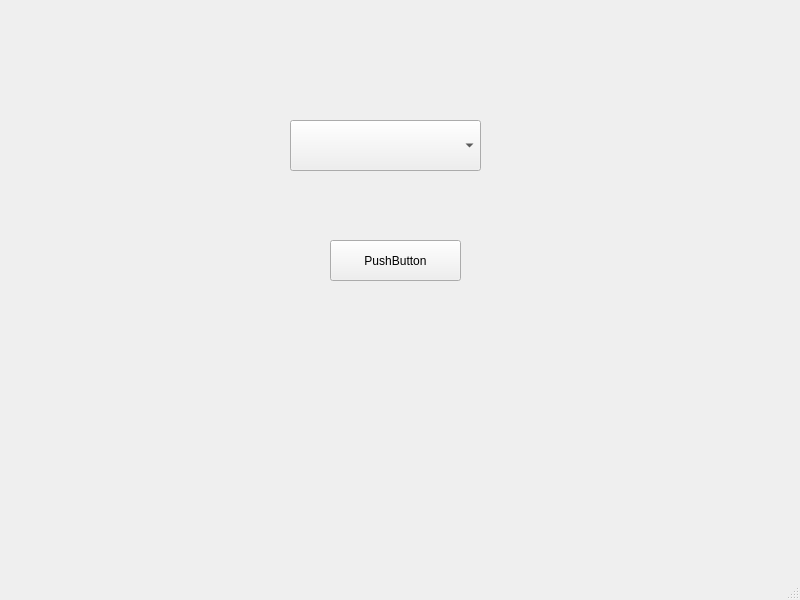
<?xml version="1.0" encoding="UTF-8"?>
<ui version="4.0">
 <class>MainWindow</class>
 <widget class="QMainWindow" name="MainWindow">
  <property name="geometry">
   <rect>
    <x>0</x>
    <y>0</y>
    <width>800</width>
    <height>600</height>
   </rect>
  </property>
  <property name="windowTitle">
   <string>MainWindow</string>
  </property>
  <widget class="QWidget" name="centralwidget">
   <widget class="QComboBox" name="comboBox">
    <property name="geometry">
     <rect>
      <x>290</x>
      <y>120</y>
      <width>191</width>
      <height>51</height>
     </rect>
    </property>
   </widget>
   <widget class="QPushButton" name="pushButton">
    <property name="geometry">
     <rect>
      <x>330</x>
      <y>240</y>
      <width>131</width>
      <height>41</height>
     </rect>
    </property>
    <property name="text">
     <string>PushButton</string>
    </property>
   </widget>
  </widget>
  <widget class="QMenuBar" name="menubar">
   <property name="geometry">
    <rect>
     <x>0</x>
     <y>0</y>
     <width>800</width>
     <height>30</height>
    </rect>
   </property>
  </widget>
  <widget class="QStatusBar" name="statusbar"/>
 </widget>
 <resources/>
 <connections/>
</ui>
